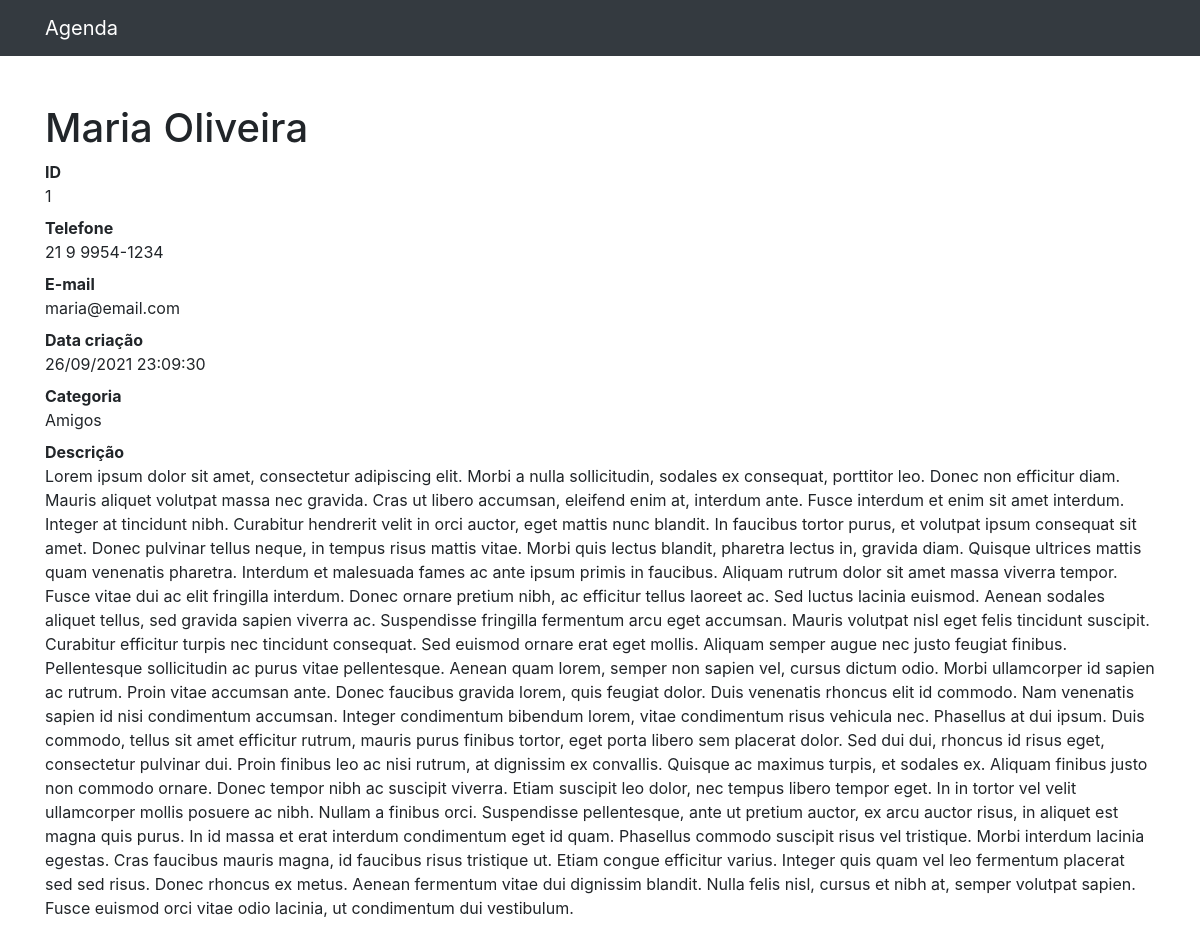
The page /1 on the database its author committed.
### contatos/models.py (models this page shows, shortened)
class Contato(models.Model):
    nome = models.CharField(max_length=150)
    sobrenome = models.CharField(max_length=255, blank=True)
    telefone = models.CharField(max_length=255)
    email = models.CharField(max_length=255, blank=True)
    data_criacao = models.DateTimeField(default=timezone.now)
    descricao = models.TextField(blank=True)
    categoria = models.ForeignKey(Categoria, on_delete=models.DO_NOTHING)
    mostrar = models.BooleanField(default=True)

class Categoria(models.Model):
    nome = models.CharField(max_length=255)
    def __str__(self):
        return self.nome

### contatos/views.py (the view)
# urls.py: path('<int:contato_id>', views.ver_contato, name='ver_contato'),
def ver_contato(request, contato_id):
    contato = get_object_or_404(Contato, id=contato_id)
    return render(request, 'contatos/ver_contato.html', {
        'contato': contato
    })

### contatos/templates/contatos/ver_contato.html
{% extends 'base.html' %}
{%block 'conteudo'%}
<h1 class="mt-5">{{ contato.nome }} {{ contato.sobrenome }}</h1>
        <dl>
          <dt>ID</dt>
          <dd>{{ contato.id }}</dd>
          <dt>Telefone</dt>
          <dd>{{ contato.telefone }}</dd>
          <dt>E-mail</dt>
          <dd>{{ contato.email }}</dd>
          <dt>Data criação</dt>
          <dd>{{ contato.data_criacao|date:'d/m/Y H:i:s' }}</dd>
          <dt>Categoria</dt>
          <dd>{{ contato.categoria }}</dd>
          <dt>Descrição</dt>
          <dd>
            {{ contato.descricao }}
          </dd>
        </dl>
{%endblock%}

### rows shown on the page
Contato: nome "Maria", sobrenome "Oliveira", id "1", telefone "21 9 9954-1234", email "maria@email.com", data_criacao "26/09/2021 23:09:30", categoria "Amigos", descricao "Lorem ipsum dolor sit amet, consectetur adipiscing elit. Morbi a nulla sollicitudin, sodales ex consequat, porttitor leo. Donec non efficitur diam. Mauris aliquet volutpat massa nec gravida. Cras ut libero accumsan, eleifend enim at, interdum ante. Fusce interdum et enim sit amet interdum. Integer at tincidunt nibh. Curabitur hendrerit velit in orci auctor, eget mattis nunc blandit. In faucibus tortor purus, et volutpat ipsum consequat sit amet. Donec pulvinar tellus neque, in tempus risus mattis vitae. Morbi quis lectus blandit, pharetra lectus in, gravida diam. Quisque ultrices mattis quam venenatis pharetra. Interdum et malesuada fames ac ante ipsum primis in faucibus. Aliquam rutrum…"
